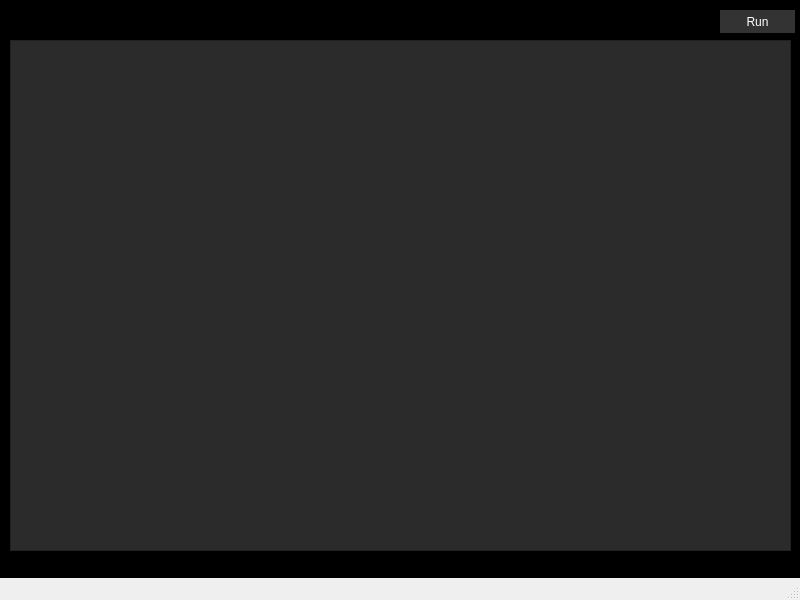
<?xml version="1.0" encoding="UTF-8"?>
<ui version="4.0">
 <class>MainWindow</class>
 <widget class="QMainWindow" name="MainWindow">
  <property name="geometry">
   <rect>
    <x>0</x>
    <y>0</y>
    <width>800</width>
    <height>600</height>
   </rect>
  </property>
  <property name="windowTitle">
   <string>MainWindow</string>
  </property>
  <widget class="QWidget" name="centralwidget">
   <property name="styleSheet">
    <string notr="true">background-color:#000;</string>
   </property>
   <widget class="QPushButton" name="btnRun">
    <property name="geometry">
     <rect>
      <x>720</x>
      <y>10</y>
      <width>75</width>
      <height>23</height>
     </rect>
    </property>
    <property name="styleSheet">
     <string notr="true">color: white;
background-color: #333;
border-radius: 20px;</string>
    </property>
    <property name="text">
     <string>Run</string>
    </property>
   </widget>
   <widget class="QWidget" name="verticalLayoutWidget">
    <property name="geometry">
     <rect>
      <x>10</x>
      <y>40</y>
      <width>781</width>
      <height>511</height>
     </rect>
    </property>
    <layout class="QVBoxLayout" name="verticalLayout">
     <item>
      <widget class="QPlainTextEdit" name="txtConsola">
       <property name="styleSheet">
        <string notr="true">color: #ccc;
background-color: #2b2b2b;
font-family: 'consolas';</string>
       </property>
      </widget>
     </item>
    </layout>
   </widget>
  </widget>
  <widget class="QMenuBar" name="menubar">
   <property name="geometry">
    <rect>
     <x>0</x>
     <y>0</y>
     <width>800</width>
     <height>21</height>
    </rect>
   </property>
  </widget>
  <widget class="QStatusBar" name="statusbar"/>
 </widget>
 <resources/>
 <connections/>
</ui>
